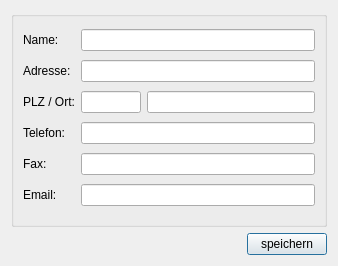
<?xml version="1.0" encoding="UTF-8"?>
<ui version="4.0">
 <class>PersonDialog</class>
 <widget class="QDialog" name="PersonDialog">
  <property name="geometry">
   <rect>
    <x>0</x>
    <y>0</y>
    <width>338</width>
    <height>266</height>
   </rect>
  </property>
  <property name="sizePolicy">
   <sizepolicy hsizetype="Fixed" vsizetype="Fixed">
    <horstretch>0</horstretch>
    <verstretch>0</verstretch>
   </sizepolicy>
  </property>
  <property name="windowTitle">
   <string>TurnFix - Personendaten</string>
  </property>
  <property name="windowIcon">
   <iconset resource="../resources/TurnFix.qrc">
    <normaloff>:/appicons/icon.png</normaloff>:/appicons/icon.png</iconset>
  </property>
  <layout class="QGridLayout" name="gridLayout">
   <item row="0" column="0">
    <widget class="QGroupBox" name="groupBox">
     <property name="sizePolicy">
      <sizepolicy hsizetype="Expanding" vsizetype="Preferred">
       <horstretch>0</horstretch>
       <verstretch>0</verstretch>
      </sizepolicy>
     </property>
     <property name="title">
      <string/>
     </property>
     <layout class="QGridLayout" name="gridLayout_2">
      <item row="0" column="0">
       <widget class="QLabel" name="label">
        <property name="text">
         <string>Name:</string>
        </property>
       </widget>
      </item>
      <item row="0" column="1" colspan="2">
       <widget class="QLineEdit" name="txt_name"/>
      </item>
      <item row="1" column="0">
       <widget class="QLabel" name="label_2">
        <property name="text">
         <string>Adresse:</string>
        </property>
       </widget>
      </item>
      <item row="1" column="1" colspan="2">
       <widget class="QLineEdit" name="txt_adress"/>
      </item>
      <item row="2" column="0">
       <widget class="QLabel" name="label_3">
        <property name="text">
         <string>PLZ / Ort:</string>
        </property>
       </widget>
      </item>
      <item row="2" column="1">
       <widget class="QLineEdit" name="txt_plz">
        <property name="sizePolicy">
         <sizepolicy hsizetype="Fixed" vsizetype="Fixed">
          <horstretch>0</horstretch>
          <verstretch>0</verstretch>
         </sizepolicy>
        </property>
        <property name="minimumSize">
         <size>
          <width>60</width>
          <height>0</height>
         </size>
        </property>
        <property name="maximumSize">
         <size>
          <width>60</width>
          <height>16777215</height>
         </size>
        </property>
        <property name="inputMask">
         <string>00000</string>
        </property>
       </widget>
      </item>
      <item row="2" column="2">
       <widget class="QLineEdit" name="txt_ort"/>
      </item>
      <item row="3" column="0">
       <widget class="QLabel" name="label_4">
        <property name="text">
         <string>Telefon:</string>
        </property>
       </widget>
      </item>
      <item row="4" column="0">
       <widget class="QLabel" name="label_5">
        <property name="text">
         <string>Fax:</string>
        </property>
       </widget>
      </item>
      <item row="5" column="0">
       <widget class="QLabel" name="label_6">
        <property name="text">
         <string>Email:</string>
        </property>
       </widget>
      </item>
      <item row="3" column="1" colspan="2">
       <widget class="QLineEdit" name="txt_phone"/>
      </item>
      <item row="4" column="1" colspan="2">
       <widget class="QLineEdit" name="txt_fax"/>
      </item>
      <item row="5" column="1" colspan="2">
       <widget class="QLineEdit" name="txt_mail"/>
      </item>
     </layout>
    </widget>
   </item>
   <item row="1" column="0">
    <widget class="QPushButton" name="but_save">
     <property name="sizePolicy">
      <sizepolicy hsizetype="Fixed" vsizetype="Fixed">
       <horstretch>0</horstretch>
       <verstretch>0</verstretch>
      </sizepolicy>
     </property>
     <property name="layoutDirection">
      <enum>Qt::RightToLeft</enum>
     </property>
     <property name="text">
      <string>speichern</string>
     </property>
    </widget>
   </item>
  </layout>
 </widget>
 <resources>
  <include location="../resources/TurnFix.qrc"/>
 </resources>
 <connections/>
</ui>
